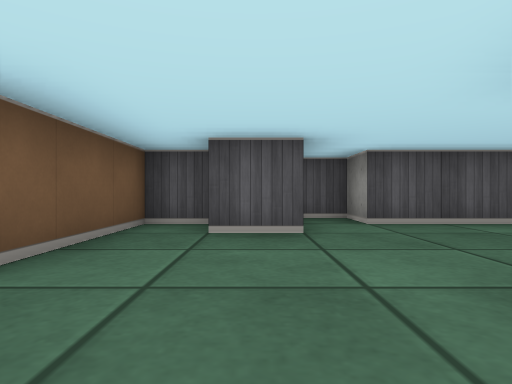
view 1 (above)

21 first-person views from a walk through a cub3D level. The camera is about half as high as the walls, looks level and sees 75° across. The floor is counted in squares. Each view is taken from the middle of a square. On the plan, view 1 faces up. The plan holds only what a view shows up to about 9 squares ahead; the rest is blank.

view 2
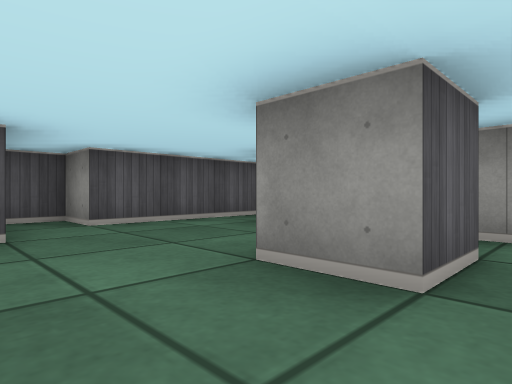

view 3
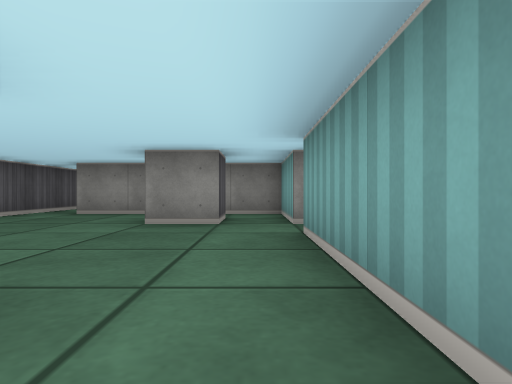

view 4
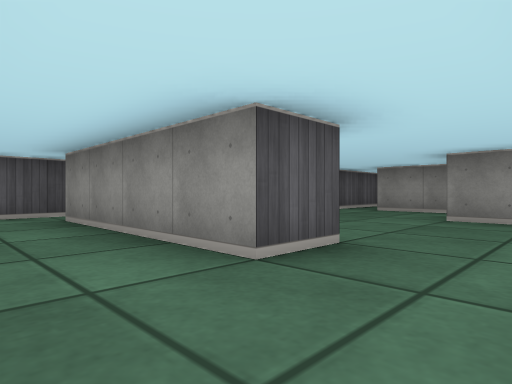

view 5
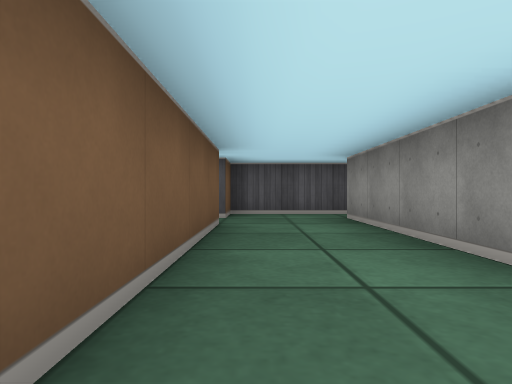

view 6
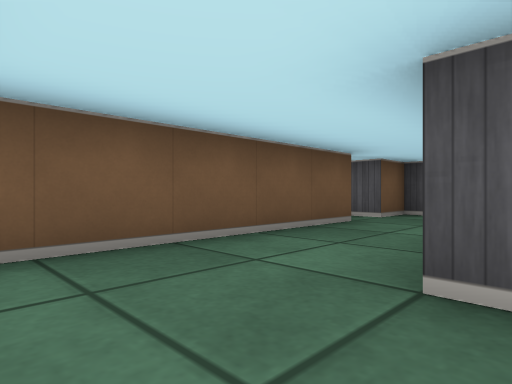

view 7
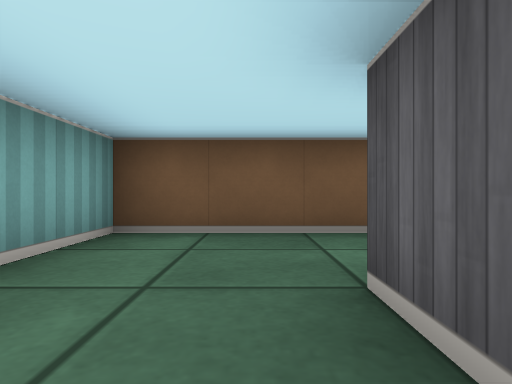

view 8
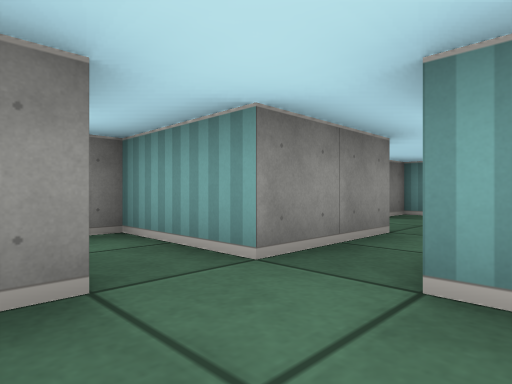

view 9
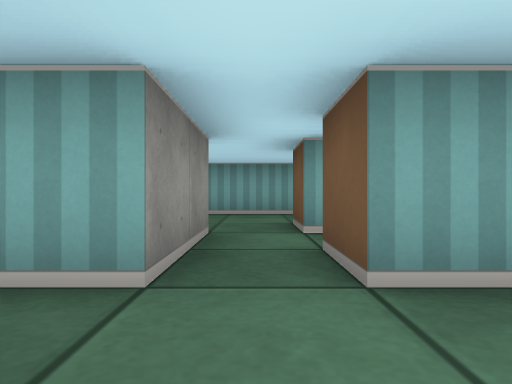

view 10
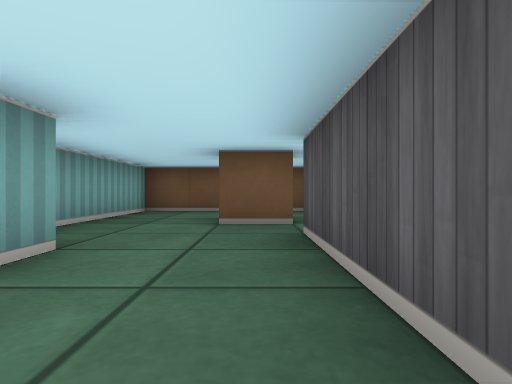

view 11
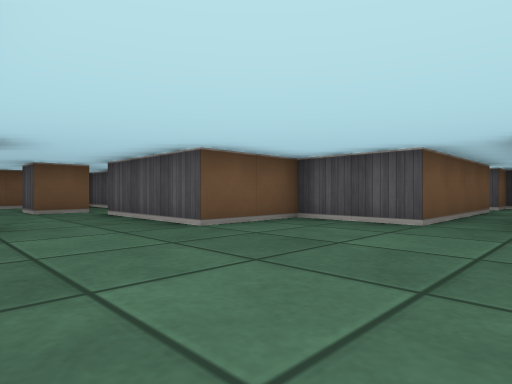

view 12
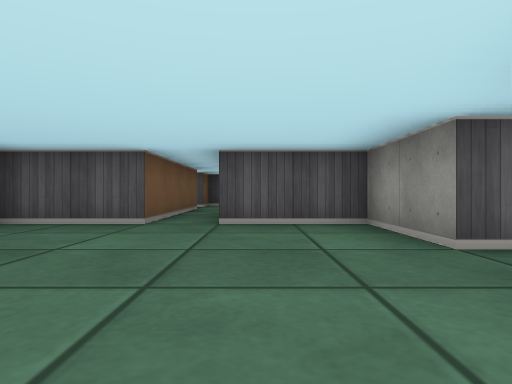

view 13
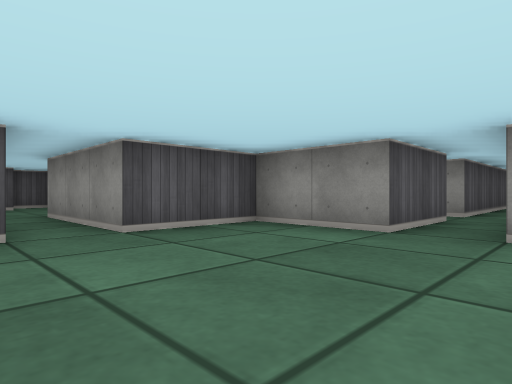

view 14
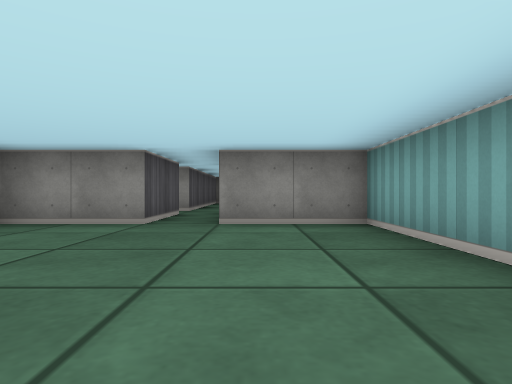

view 15
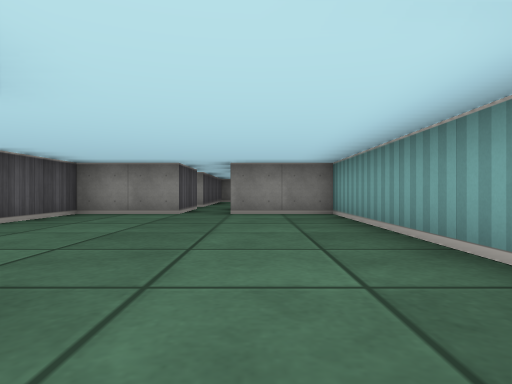

view 16
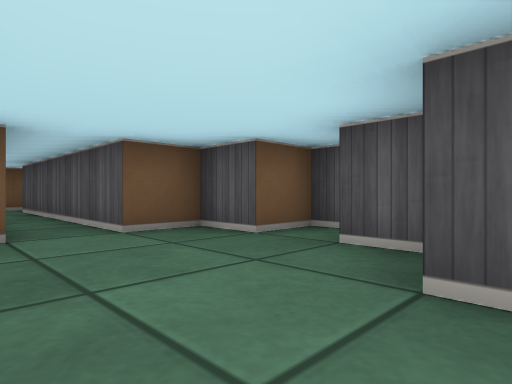

view 17
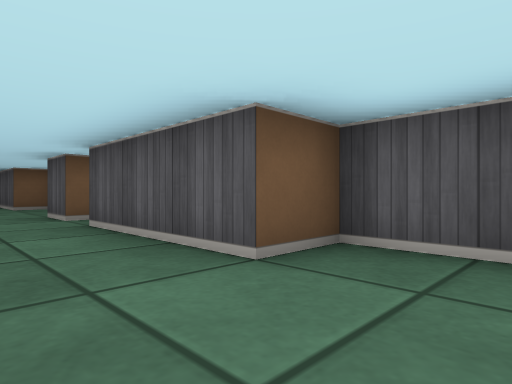

view 18
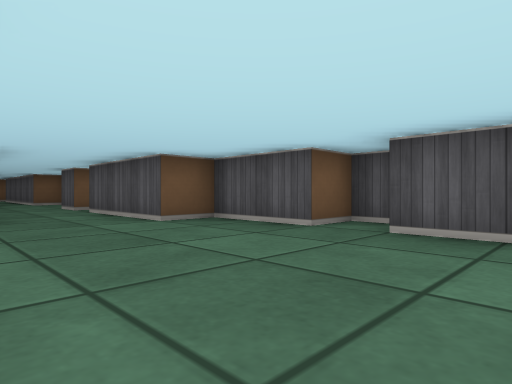

view 19
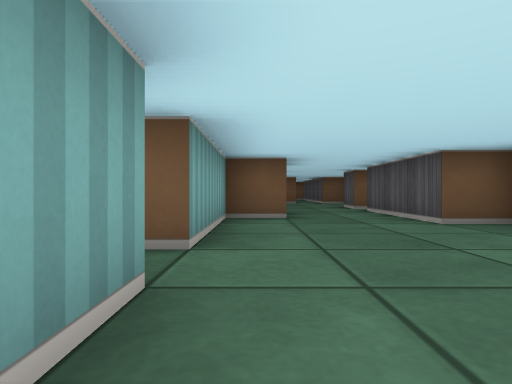

view 20
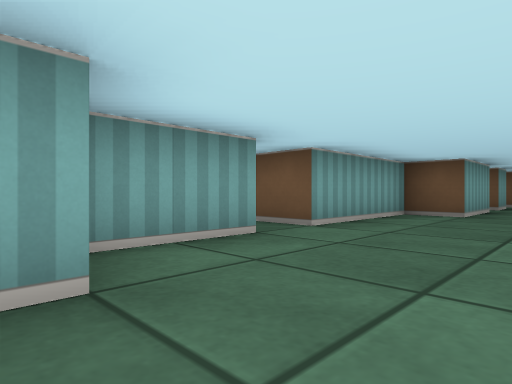

view 21
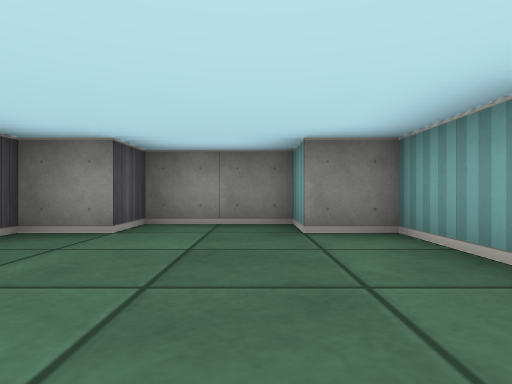

### Floor plan
Ten units are one square. View 1 is at (0, 0); x grows to the right and y downward. Boxes are objects, and circles mark ways between rooms. Rooms are numbered by the first view taken in them; rooms with no view inside come last. Other rooms are left out.
<svg viewBox="-56 -70 266 130">
<path fill="none" stroke="#000" d="M5 -35 -5 -35M25 -5 15 -5 15 -15M15 5 35 5 35 -35M5 -48 5 -42M-6 -45 -15 -45 -15 -19M-15 5 5 5M35 -45 15 -45 15 -55 8 -55M-45 -45 -45 5 -15 5M-15 -15 -25 -15 -25 -55M-21 -65 -45 -65 -45 -55 -51 -55M49 55 95 55 95 35M95 25 95 5 75 5 75 -25M25 45 31 45M65 -25 65 5 45 5 45 25 25 25M171 -65 165 -65 165 -55 145 -55 145 -45 115 -45M175 -15 195 -15 195 -25 205 -25 205 -45 195 -45 195 -55 175 -55M115 -25 135 -25 135 -15 165 -15M105 -45 95 -45M95 -25 105 -25M5 24 5 35 -5 35M25 25 15 25 15 5M-25 19 -25 55 25 55 25 48M5 5 5 15"/>
<circle cx="-20" cy="-5" r="3" fill="#2a7"/>
<circle cx="10" cy="10" r="3" fill="#2a7"/>
<circle cx="20" cy="35" r="3" fill="#2a7"/>
<text x="10" y="-20">1</text>
<text x="-30" y="-30">2</text>
<text x="60" y="30">3</text>
<text x="150" y="-40">4</text>
<text x="0" y="40">5</text>
</svg>
Room 1 opens to room 2. Room 1 opens to room 5. Room 3 opens to room 5.

Where each view was taken, in squares from view 1:
view 1: 0 up, 0 right, facing up
view 2: 0 up, 0 right, facing up-right
view 3: 0 up, 3 left, facing right
view 4: 0 up, 4 left, facing up-right
view 5: 0 up, 4 left, facing up
view 6: 0 up, 2 left, facing up-left
view 7: 1 up, 1 left, facing left
view 8: 1 up, 0 right, facing down-right
view 9: 1 up, 1 right, facing down
view 10: 3 down, 5 right, facing left
view 11: 5 down, 8 right, facing up-left
view 12: 5 down, 8 right, facing up
view 13: 4 down, 6 right, facing up-right
view 14: 4 down, 5 right, facing right
view 15: 4 down, 3 right, facing right
view 16: 3 up, 10 right, facing up-left
view 17: 3 up, 16 right, facing up-left
view 18: 2 up, 19 right, facing up-left
view 19: 2 up, 19 right, facing left
view 20: 4 up, 20 right, facing down-left
view 21: 3 up, 16 right, facing right
